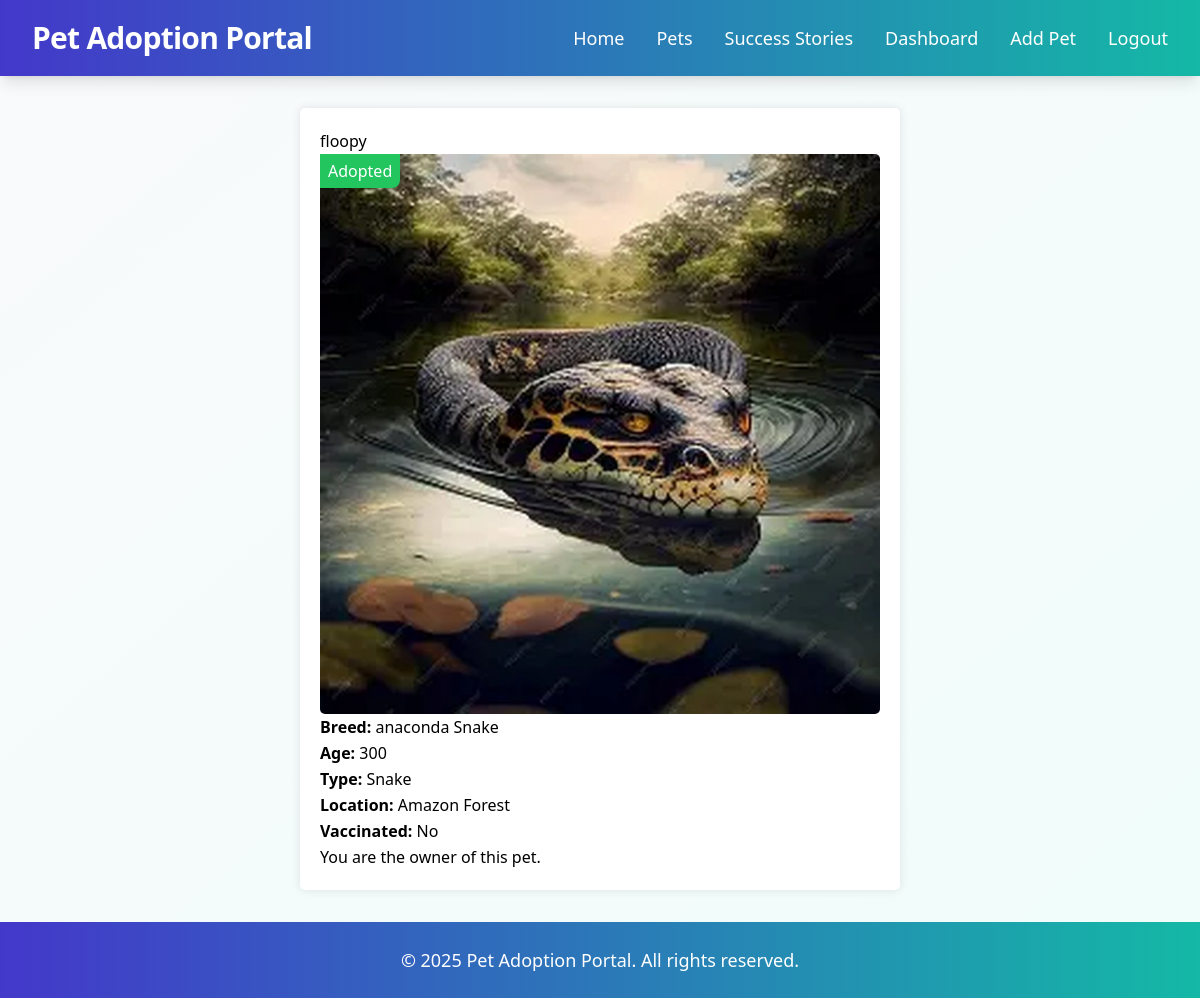
The app's page /pet/4/ (signed in) with its own data.
### adoption/models.py (models this page shows)
class Pet(models.Model):
    PET_TYPES = [
        ('dog', 'Dog'), ('cat', 'Cat'), ('rabbit', 'Rabbit'), ('hamster', 'Hamster'),
        ('birds', 'Birds'), ('fish', 'Fish'), ('turtle', 'Turtle'), ('snake', 'Snake'),
        ('horse', 'Horse'), ('other', 'Other'),
    ]
    name = models.CharField(max_length=100)
    breed = models.CharField(max_length=100)
    age = models.IntegerField()
    vaccination_status = models.BooleanField(default=False)
    photo = models.ImageField(upload_to='pets/', blank=True)
    owner = models.ForeignKey(User, on_delete=models.CASCADE)
    pet_type = models.CharField(max_length=10, choices=PET_TYPES)
    location = models.CharField(max_length=100)
    created_at = models.DateTimeField(auto_now_add=True)
    def is_adopted(self):
        return self.adoptionrequest_set.filter(status='approved').exists()

### adoption/views.py (the view)
# urls.py: path('pet/<int:pk>/', views.pet_detail, name='pet_detail'),
@login_required
def pet_detail(request, pk):
    pet = get_object_or_404(Pet, pk=pk)
    return render(request, 'pet_detail.html', {'pet': pet})

### templates/pet_detail.html (shortened to what this page needs)
{% extends 'base.html' %}
{% block content %}
<div class="pet-detail">
    <h2>{{ pet.name }}</h2>
    <div class="relative">
        <img src="{{ pet.photo.url }}" alt="{{ pet.name }}">
        {% if pet.is_adopted %}
            <span class="absolute top-0 left-0 bg-green-500 text-white px-2 py-1 rounded-br-lg">Adopted</span>
        {% endif %}
    </div>
    <p><strong>Breed:</strong> {{ pet.breed }}</p>
    <p><strong>Age:</strong> {{ pet.age }}</p>
    <p><strong>Type:</strong> {{ pet.get_pet_type_display }}</p>
    <p><strong>Location:</strong> {{ pet.location }}</p>
    <p><strong>Vaccinated:</strong> {{ pet.vaccination_status|yesno:"Yes,No" }}</p>
    {% if user != pet.owner %}
        {% if pet.is_adopted %}
            <p class="text-green-600 font-semibold">This pet has been adopted.</p>
        {% elif user.is_authenticated %}
            <form method="post" action="{% url 'adoption:apply_adoption' pet.pk %}">
                {% csrf_token %}
                <button type="submit" class="btn">Apply for Adoption</button>
            </form>
        {% else %}
            <p>Please <a href="{% url 'accounts:login' %}">login</a> to apply for adoption.</p>
        {% endif %}
    {% else %}
        <p>You are the owner of this pet.</p>
    {% endif %}
</div>
{% endblock %}

### templates/pet_detail.html (style rules this page uses)
.pet-detail { max-width: 600px; margin: 0 auto; background-color: white; padding: 20px; border-radius: 5px; box-shadow: 0 0 10px rgba(0,0,0,0.1); }
.pet-detail img { max-width: 100%; height: auto; border-radius: 5px; }
.relative { position: relative; }

### records on screen
Pet: name "floopy", photo (picture), breed "anaconda Snake", age "300", pet_type "Snake", location "Amazon Forest", vaccination_status "No"
